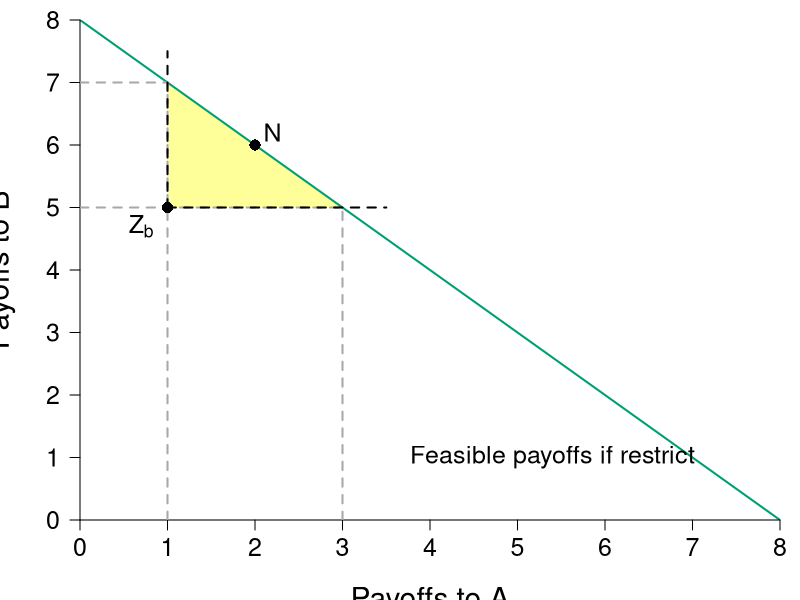

Generate this figure with R:
require(ggplot2)
require(shape)
require(plotrix)

pdf(file = "what_can_markets_do/coase_bargaining_initial_right_B.pdf", width = 9, height = 7)

#Set parameters for graphics
namesize <- 1.3
pointsize <- 1.8
axislabelsize <- 1.8
labelsize <- 1.5
namesize <- 1.8
annotatesize <- 1.5
graphlinewidth <- 2
segmentlinewidth <- 1.5



#Colors
COL <- c("#7fc97f", "#beaed4", "#fdc086", "#ffff99", "#386cb0", "#f0027f", "#bf5b17", "#666666")
COLA <- c("#99d8c9","#66c2a4","#41ae76", "#238b45", "#005824")
COLB <- c("#4eb3d3", "#2b8cbe", "#0868ac","#084081")
grays <- gray.colors(25, start = 1, end = 0)
CBCols <- c("#009E73","#0072B2","#E69F00","#CC79A7", "#F0E442")

upf <- function(ub) {
  8 - ub
}


uA <- function(xA, yA, alpha = 1/2){
  ((xA)^alpha)*((yA)^(1 - alpha))
}


par(mar =  c(4, 4, 1, 1))
xlims <- c(0, 8)
ylims <- c(0, 8)


plot(0, 0, xlim = xlims, ylim = ylims, type = "n",
     xlab = "",
     ylab = "",
     xaxt = "n", 
     yaxt = "n", 
     cex.lab = axislabelsize, 
     bty = "n",
     xaxs="i", 
     yaxs="i")

npts <- 500 
npts2 <- 501
#Specify the sequences of points for graphing. 
xx1 <- seq(xlims[1], xlims[2], length.out = npts)
xx2 <- seq(xlims[1], xlims[2], length.out = npts)
xx3 <- seq(xlims[1], xlims[2], length.out = npts2)

text(0.5*xlims[2], -1.3, expression(paste("Payoffs to A")), xpd = TRUE, cex = axislabelsize) 
text(-0.9, 0.5*ylims[2], expression(paste("Payoffs to B")), xpd = TRUE, cex = axislabelsize, srt = 90) 


#polygons
xpoly1 <- c(1,3,1)
ypoly1 <- c(5,5,7)
polygon(x = xpoly1, y = ypoly1, col=COL[4], density=NULL, border = NA)


#Draw the lines for the graphs
lines(xx1, upf(xx1), col = CBCols[1], lwd = graphlinewidth)

#Customize ticks and labels for the plot
ticksy <- seq(from = ylims[1], to = ylims[2], by = 1)
ylabels <- seq(from = ylims[1], to = ylims[2], by = 1)
ticksx <- seq(from =  xlims[1], to = xlims[2], by = 1)
xlabels <- seq(from = xlims[1], to = xlims[2], by = 1)
axis(1, at = ticksx, pos = 0, labels = xlabels, cex.axis = labelsize)
axis(2, at = ticksy, pos = 0, labels = ylabels, las = 1, cex.axis = labelsize)


#segments:
#segments(4,  0, 4, 4, lty = 2, col = "darkgray", lwd = 2)
#segments(0, 4, 4, 4, lty = 2, col = "darkgray", lwd = 2)

segments(3,  0, 3, 5, lty = 2, col = "darkgray", lwd = 2)
segments(0, 5, 3, 5, lty = 2, col = "darkgray", lwd = 2)

segments(1,  0, 1, 7, lty = 2, col = "darkgray", lwd = 2)
segments(0, 7, 1, 7, lty = 2, col = "darkgray", lwd = 2)

segments(1,  5, 3.5, 5, lty = 2, col = "black", lwd = 2)
segments(1, 5, 1, 7.5, lty = 2, col = "black", lwd = 2)

#points:
#points(4,  4, pch = 16, col = "black", cex = 1.5)
#text(4-0.3,  4-0.3, expression(Z[a]), cex = annotatesize)

points(1, 5, pch = 16, col = "black", cex = 1.5)
text(1 - 0.3, 5 - 0.3, expression(Z[b]), cex = annotatesize)

points(2, 6, pch = 16, col = "black", cex = 1.5)
text(2+0.2, 6+0.2, expression(N), cex = annotatesize)

#label
text(5.4, 1, expression("Feasible payoffs if restrict"), cex = annotatesize)

dev.off()
